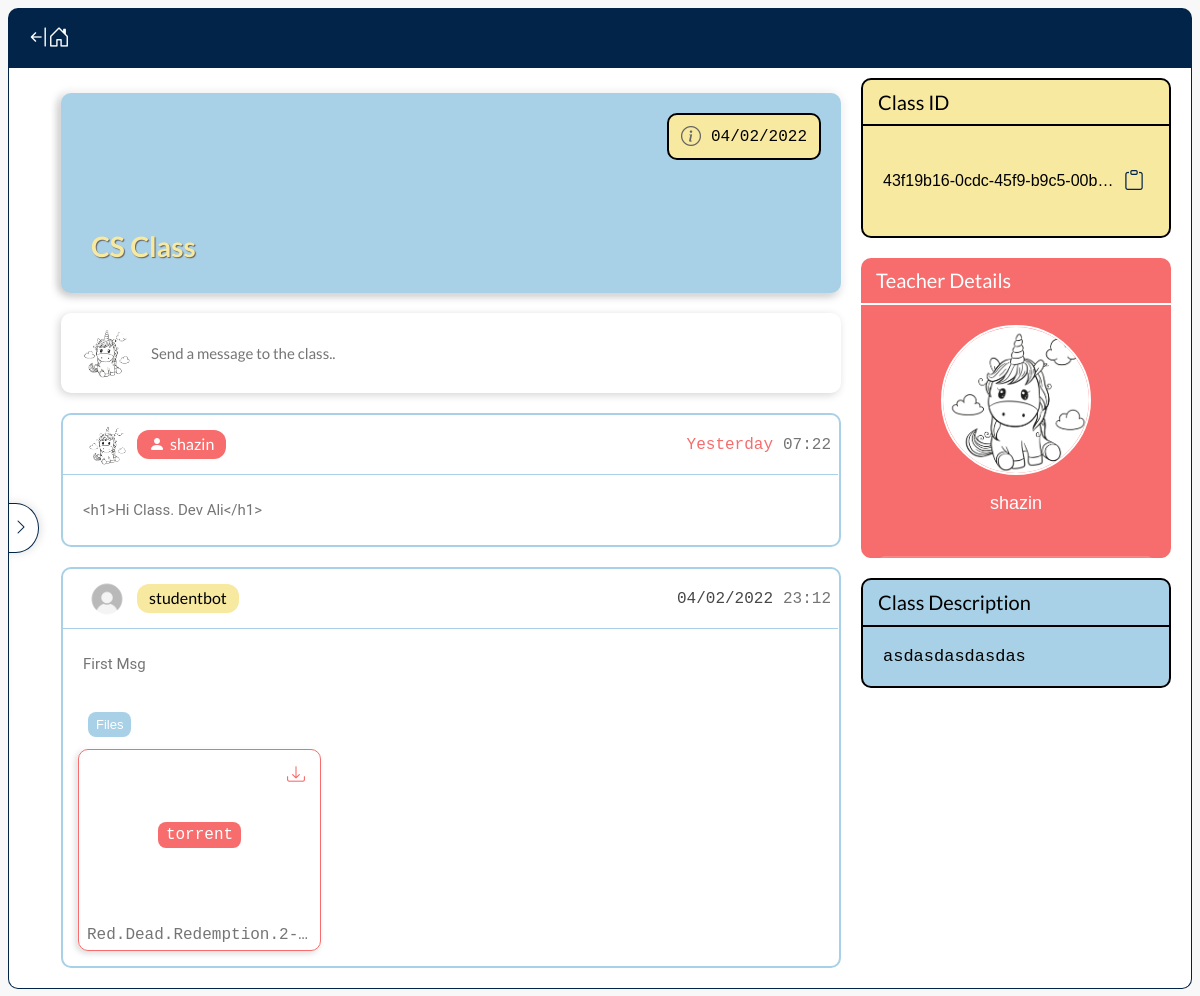
The page /class/43f19b160cdc45f9b9c500bc169b2517/ (signed in) on the database as committed earlier.
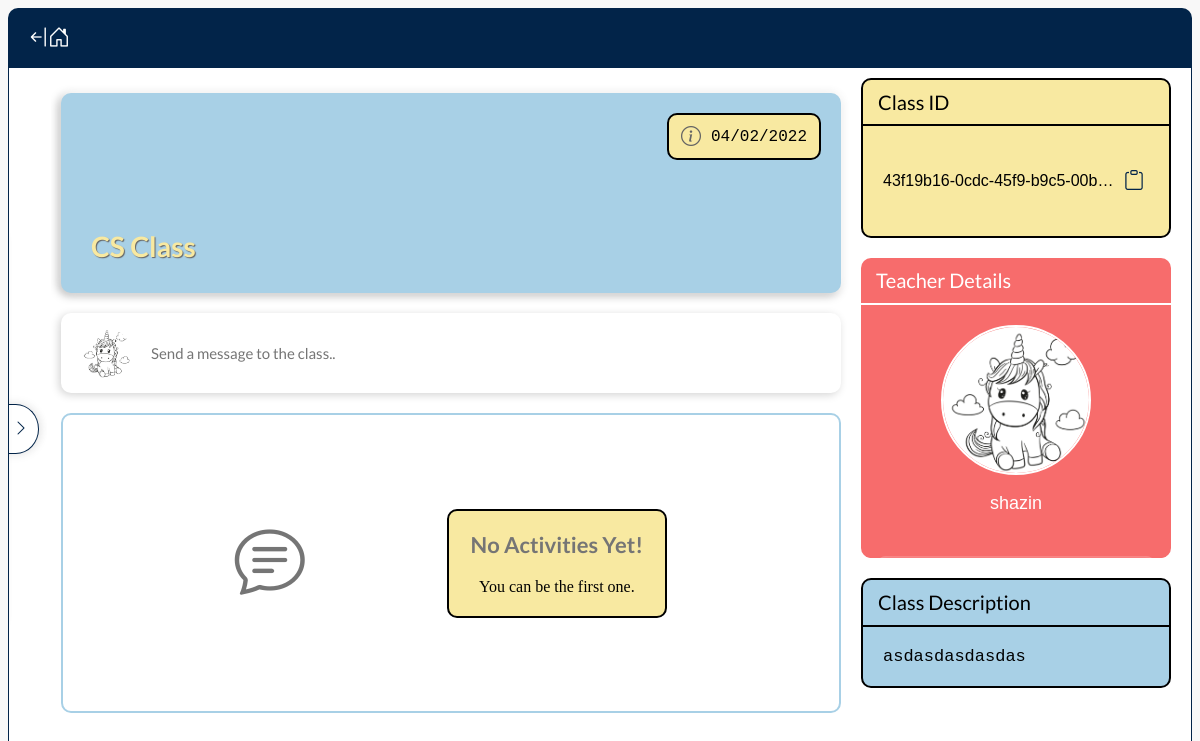
The same page on the database as committed later.
### home/models.py (models this page shows, shortened)
class Class(models.Model):
    id = models.UUIDField(primary_key=True, default=uuid.uuid4, editable=False)
    teacher = models.ForeignKey(CustomUser, on_delete=models.CASCADE)
    title = models.CharField(max_length=80, null=False, blank=False)
    description = models.CharField(max_length=300, null=False, blank=False)
    date_started = models.DateTimeField(auto_now_add=True)
    active = models.BooleanField(default=True)
    @property
    def get_url(self):
        return reverse('classmenu:class', kwargs={'classID' : self.id})
    @property
    def get_url_settings(self):
        return reverse('classmenu:settings', kwargs={'classID' : self.id})
    @property
    def get_url_add_assignment(self):
        return reverse('classmenu:add-assignment', kwargs={'classID' : self.id})
    @property
    def formatted_date(self):
        from .backends import check_if_today_or_yesterday
        return check_if_today_or_yesterday(self.date_started)

### register/models.py (models this page shows, shortened)
class CustomUser(AbstractBaseUser):
    email = models.EmailField(verbose_name='email', max_length=254, unique=True)
    username = models.CharField(max_length=30, unique=False)
    date_joined = models.DateTimeField(verbose_name='date joined', auto_now_add=True)
    last_login = models.DateTimeField(verbose_name='last login', auto_now=True)
    is_admin = models.BooleanField(default=False)
    is_active = models.BooleanField(default=True)
    is_staff = models.BooleanField(default=False)
    is_superuser = models.BooleanField(default=False)
    account_type = models.CharField(max_length=7, choices=ACCOUNT_TYPES, blank=False, null=False)
    profile_pic = models.ImageField(blank=True, upload_to=get_image_upload_location, default='profile/default.jpg')
    bio = models.TextField(max_length=300, null=True, blank=True)
    is_email_verified = models.BooleanField(default=False)
    image_storage_id = models.UUIDField(default=uuid.uuid4, editable=False)
    objects = CustomUserManager()
    USERNAME_FIELD = 'email'
    REQUIRED_FIELDS = ['username', 'account_type']
    @property
    def profile_pic_path(self):
        return f'/media/{self.profile_pic}'

### classmenu/models.py (models this page shows, shortened)
class MessagePublic(models.Model):
    content = models.CharField(max_length=300, blank=False, null=False)
    class_obj = models.ForeignKey(Class, on_delete=models.CASCADE)
    user = models.ForeignKey(CustomUser, on_delete=models.CASCADE)
    files = models.ManyToManyField(File, blank=True)
    urls = models.ManyToManyField(Url, blank=True)
    date = models.DateTimeField(auto_now_add=True)
    @property
    def formatted_date(self):
        return check_if_today_or_yesterday(self.date)
    @property
    def time_only(self):
        ISTDate = get_IST_from_UTC(self.date)
        return f'{add_zero_to_left(ISTDate.hour)}:{add_zero_to_left(ISTDate.minute)}'

class File(models.Model):
    file = models.FileField(upload_to=get_file_upload_location, max_length=500)
    format = models.CharField(max_length=100, blank=False, null=True)
    location_hint = models.CharField(max_length=10, choices=LOCATION_HINTS, blank=False, null=False)
    class_obj = models.ForeignKey(Class, on_delete=models.CASCADE)
    @property
    def file_name(self):
        return str(self.file).split('/')[-1]
    @property
    def file_location(self):
        return f"/media/{self.file}"

### classmenu/views.py (the view)
# urls.py: path('<classID>/', ClassMenuView.as_view(), name="class"),
class ClassMenuView(View):
    @classentry_check()
    def get(self, request, classID):
        classObj = Class.objects.get(id=classID)
        return render(request, 'classmenu/class.html', {
            'classObj' : classObj,
            'msgObjects' : classObj.messagepublic_set.all(),
        })

### templates/classmenu/class.html (shortened to what this page needs)
{% extends 'classmenu/base.html' %}
{% load static %}
{% block headextraextra %}
<link rel='stylesheet' href="{% static 'css/classmenu/class.css' %}">
{% endblock headextraextra %}
{% block bodyextra %}
<div class="main-content">
    <div class="item header">
        <div class="date-box">
            <i class="bi bi-info-circle"></i>
            <span>{{ classObj.formatted_date }}</span>
        </div>
        <h1>{{ classObj.title }}</h1>
    </div>
    <div class="item msg-div">
        <div class="dummy-overlay">
            <img src="{{ user.profile_pic_path }}">
            <span>Send a message to the class..</span>
        </div>
                        {% include 'blocks/attach-files.html' %}
    </div>
    <div class="all-messages">
        {% if msgObjects %}
            {% for msgObj in msgObjects %}
                <div class="item recieve-msg">
                    <div class="top-bar">
                        <img src="{{ msgObj.user.profile_pic_path }}">
                        {% if msgObj.user == classObj.teacher %}
                            <div class="sender-name" style="color: white; background-color: var(--tertiary-color);">
                                <i class="bi bi-person-fill"></i>
                        {% else %}
                            <div class="sender-name">
                        {% endif %}
                                <span>{{ msgObj.user.username }}</span>
                            </div>
                        {% if msgObj.formatted_date == 'Today' or msgObj.formatted_date == 'Yesterday' %}
                            <div class="date" style="color: var(--tertiary-color)"><span>{{ msgObj.formatted_date }}</span></div>
                            {% else %}
                            <div class="date" style="color: rgb(71, 71, 71)"><span>{{ msgObj.formatted_date }}</span></div>
                        {% endif %}
                        <div class="time"><span>{{ msgObj.time_only }}</span></div>
                    </div>
                    <div class="content-box">
                        <p>{{ msgObj.content }}</p>
                    </div>
                        {% if msgObj.files.all %}
                        <div class="file-msg-box">
                            <div class="header-box">
                                <span>Files</span>
                            </div>
                            <div class="content-box">
                                {% for fileObj in msgObj.files.all %}
                                    <div class="file-container">
                                        <div class="download-butt" onclick="downloadFile('{{ fileObj.file_location }}')">
                                            <i class="bi bi-download"></i>
                                        </div>
                                        <div class="format-parent">
                                            <div class="format-box">{{ fileObj.format }}</div>
                                        </div>
                                        <div class="bottom-box"><span>{{ fileObj.file_name }}</span></div>
                                    </div>
                                {% endfor %}
                            </div>
                        </div>
                    {% endif %}
                </div>
            {% endfor %}
        {% else %}
        <div class="item empty-div">
            <div class="icon-box">
                <i class="bi bi-chat-text"></i>
            </div>
            <div class="text-box">
                <h2>No Activities Yet!</h2>
                <span>You can be the first one.</span>
            </div>
        </div>
        {% endif %}
    </div>
</div>
<div class="right-content" tabindex="0">
    <div class="item class-id">
        <div class="header">Class ID</div>
        <div class="id-box">
            <span>{{ classObj.id }}</span>
            <div class="icon-box" title="copy">
                <i class="bi bi-clipboard"></i>
            </div>
        </div>
    </div>
    <div class="item teacher-details">
        <div class="header">Teacher Details</div>
        <div class="sub-box">
            <img src="{{ classObj.teacher.profile_pic_path }}"></img>
            <div class="name-box"><p>{{ classObj.teacher.username }}</p></div>
        </div>
        <div class="extra-box">
            <div class="bio-box">{{ classObj.teacher.bio }}</div>
        </div>
    </div>
    <div class="item class-desc">
        <div class="header">Class Description</div>
        <div class="sub-box">
            <div class="desc-box">{{ classObj.description }}</div>
        </div>
    </div>
</div>
{% endblock bodyextra %}

### templates/classmenu/base.html (shortened to what this page needs)
{% extends 'base.html' %}
{% load static %}
{% block headextra %}
<link rel='stylesheet' href="{% static 'css/classmenu/base.css' %}">
{% block headextraextra %}
{% endblock headextraextra %}
{% endblock headextra %}
{% block body %}
<div class="back-box">
    <div class="back-button">
        <i class="bi bi-arrow-bar-left"></i>
        <i class="bi bi-house-door"></i>
    </div>
</div>
<div class="parent-content">
    <div class="nav-bar-box">
        <div class="nav-puller">
            <i class="bi bi-chevron-right"></i>
        </div>
    </div>
    {% block bodyextra %}
    {% endblock bodyextra %}
</div>
{% endblock body %}

### templates/base.html (shortened to what this page needs)
{% load static %}
<!DOCTYPE html>
<html>
<head>
    <link rel="stylesheet" href="https://cdn.jsdelivr.net/npm/bootstrap-icons@1.7.2/font/bootstrap-icons.css">
    <link rel='stylesheet' href="{% static 'css/base.css' %}">
    {% block headextra %}
    {% endblock headextra %}
</head>
<body>
    {% block body %}
    {% endblock body %}
</body>
</html>

### templates/blocks/attach-files.html (shortened to what this page needs)
{% load static %}
<link rel='stylesheet' href="{% static 'css/blocks/attach-files.css' %}">

### static/css/base.css (style rules this page uses)
* { box-sizing: border-box; }
:root { --primary-color: #022449; --secondary-color: #A8D0E6; --secondary-dark-color: #a7ffff; --secondary-light-color: white; --secondary-lighter-color: white; --tertiary-color: #F76C6C; --quaternary-color: #F8E9A1; --text-color: #757575; --shadow-color: rgba(0, 0, 0, 0.349); --shadow-light-color: rgba(0, 0, 0, 0.171); --green-color: #00ff00; --green-light-color: #83ff83; --light-text-color: rgb(230, 230, 230); --error-red-color: red; }

### static/css/classmenu/base.css (style rules this page uses)
body { position: relative; height: calc( 100vh - 18px ); display: flex; justify-content: flex-start; align-items: center; flex-direction: column; background-color: rgb(248, 248, 248); overflow: hidden; }
body > .back-box { position: relative; height: 60px; width: 100%; max-width: 1510px; padding: 0 20px; display: flex; justify-content: flex-start; align-items: center; border-radius: 10px 10px 0 0; background-color: var(--primary-color); }
body > .back-box > .back-button { position: relative; color: white; font-size: 22px; cursor: pointer; transition: color 0.2s; }
body > .back-box > .back-button > i:last-of-type { position: absolute; left: calc(100% - 2px); }
body > .parent-content { height: calc(100% - 60px); max-width: 1510px; width: 100%; background-color: white; border: 1.5px solid var(--primary-color); border-top: none; border-radius: 0 0 10px 10px; display: flex; justify-content: flex-start; flex-direction: column; align-items: center; position: relative; overflow: auto; }
body > .parent-content > .nav-bar-box { width: 130px; height: 100%; display: flex; justify-content: center; align-items: center; position: absolute; left: -90px; transition: left 0.4s, width 0.4s; z-index: 2; }
body > .parent-content > .nav-bar-box > .nav-puller { width: 50px; background-color: white; border: 1px solid var(--primary-color); border-left: none; height: 50px; border-radius: 0 50% 50% 0; box-shadow: 2px 2px 10px rgba(0, 0, 0, 0.06), 2px -2px 10px rgba(0, 0, 0, 0.06); transform: translateX(-10px); padding-right: 9px; display: flex; justify-content: flex-end; align-items: center; cursor: pointer; transition: transform 0.3s; }
body > .parent-content > .nav-bar-box > .nav-puller > i { color: var(--primary-color); transition: transform 0.4s; }

Rows that differ between the two databases and show on the page:
removed MessagePublic: user.profile_pic_path (placeholder picture), user.username "studentbot", formatted_date "04/02/2022", time_only "23:12", content "First Msg"
no longer on this page (row unchanged): File: format "torrent", file_name "Red.Dead.Redemption.2-…"
removed MessagePublic: user.profile_pic_path (picture), user.username "shazin", formatted_date "Yesterday", time_only "07:22", content "<h1>Hi Class. Dev Ali</h1>"
Other text that changed with them:
text now shown: "No Activities Yet! You can be the first one."
